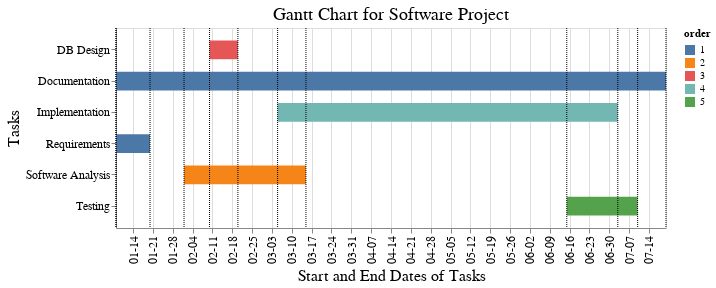

This figure's notebook cell:
### Code cell
y_scale = alt.Scale(padding=0.4)
barras = alt.Chart(source, title="Gantt Chart for Software Project").mark_bar().encode(
x=alt.X('start:T', axis=alt.Axis(format='%m-%d', title='Start and End Dates of Tasks',labelAngle=270)),
x2='end',
y=alt.Y('task', axis=alt.Axis(title="Tasks"),scale=y_scale), color=alt.Color("order:N"))
lineas1 = alt.Chart(source).mark_rule(color='black',strokeDash=[1,1]).encode(x='start:T')
lineas2 = alt.Chart(source).mark_rule(color='black',strokeDash=[1,1]).encode(x='end:T')
(barras + lineas1 + lineas2 ).properties(
    width=550, height=200).configure_axis(
   # domain=False,
    labelFontSize=12,
    titleFontSize=16,
    labelFontWeight='normal',
    titleFontWeight='normal',
#  font='Arial')
).configure_title(fontWeight='normal',fontSize=18)

### Figure 1 — Vega-Lite specification as saved in the notebook (floating-point values rounded to 4 significant figures)
{"config": {"view": {"continuousWidth": 300, "continuousHeight": 300}, "axis": {"labelFontSize": 12, "labelFontWeight": "normal", "titleFontSize": 16, "titleFontWeight": "normal"}, "title": {"fontSize": 18, "fontWeight": "normal"}}, "layer": [{"mark": {"type": "bar"}, "encoding": {"color": {"field": "order", "type": "nominal"}, "x": {"axis": {"format": "%m-%d", "labelAngle": 270, "title": "Start and End Dates of Tasks"}, "field": "start", "type": "temporal"}, "x2": {"field": "end"}, "y": {"axis": {"title": "Tasks"}, "field": "task", "scale": {"padding": 0.4}, "type": "nominal"}}, "title": "Gantt Chart for Software Project"}, {"mark": {"type": "rule", "color": "black", "strokeDash": [1, 1]}, "encoding": {"x": {"field": "start", "type": "temporal"}}}, {"mark": {"type": "rule", "color": "black", "strokeDash": [1, 1]}, "encoding": {"x": {"field": "end", "type": "temporal"}}}], "data": {"name": "data-fff8768f2bb8615d03b48defb29d2d94"}, "height": 200, "width": 550, "$schema": "https://vega.github.io/schema/vega-lite/v5.20.1.json", "datasets": {"data-fff8768f2bb8615d03b48defb29d2d94": [{"task": "Requirements", "start": "2024-01-08", "end": "2024-01-20", "order": 1}, {"task": "Software Analysis", "start": "2024-02-1", "end": "2024-03-15", "order": 2}, {"task": "Implementation", "start": "2024-03-05", "end": "2024-07-03", "order": 4}, {"task": "DB Design", "start": "2024-02-10", "end": "2024-02-20", "order": 3}, {"task": "Testing", "start": "2024-06-15", "end": "2024-07-10", "order": 5}, {"task": "Documentation", "start": "2024-01-08", "end": "2024-07-20", "order": 1}]}}
